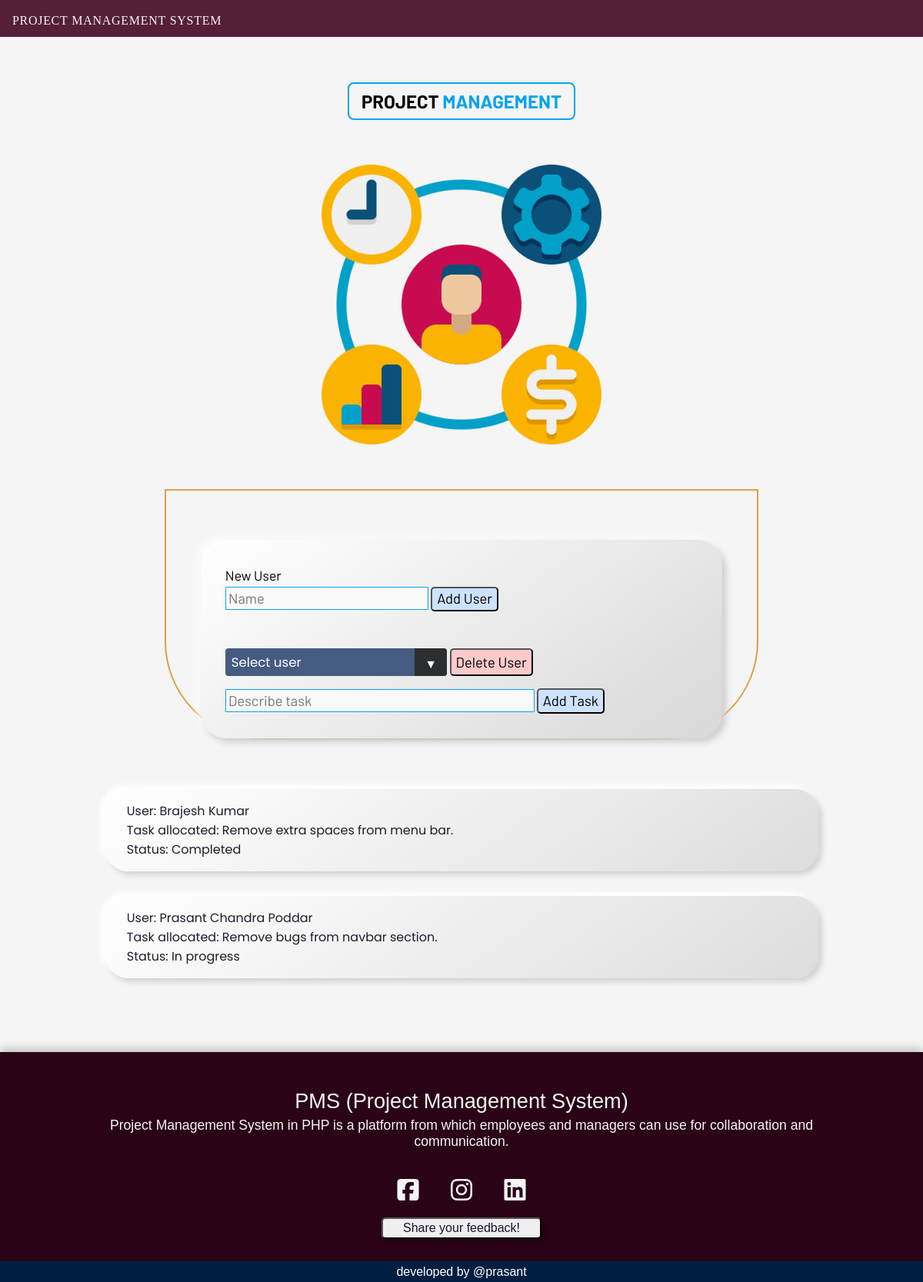
Before: / with the older database file.
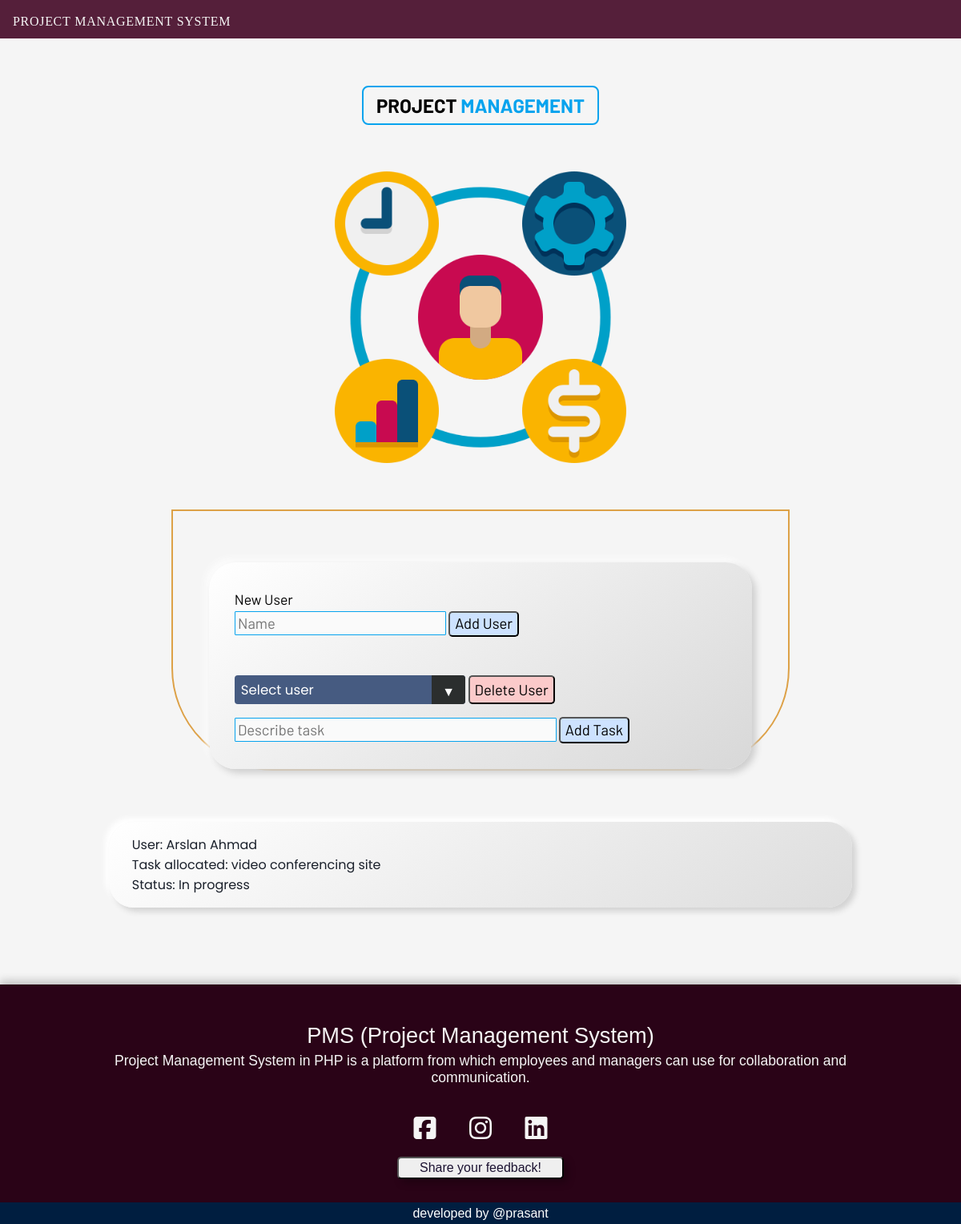
After: the same page with the newer database file.
### tables this page shows
CREATE TABLE `tasks` (
  `TID` varchar(20) NOT NULL,
  `username` varchar(128) NOT NULL,
  `task` varchar(256) NOT NULL,
  `status` varchar(28) NOT NULL,
  `UID` varchar(20) NOT NULL
);

### index.php (the view, shortened to what this page needs)
<!DOCTYPE html>
<html lang="en">
<head>
  <link rel="stylesheet" href="./css/style.css">
  <link rel="stylesheet" href="./css/input.css">
</head>
<body>
  <?php require "./include/db.php" ?>
  <?php require_once "./include/nav.php" ?>
  <div class="main-container">
    <?php
    $query2 = "select * from tasks order by TID desc;";
    $data2 = mysqli_query($con, $query2);
    ?>
    <div class="side">
      <div class="title">
        PROJECT <span>MANAGEMENT</span>
      </div>
      <img src="./img/4661361.png" alt="">
    </div>
    <main>
      <div class="main-sub-container">
        <form action="./" method="post" enctype="multipart/form-data">
          <div class="add-user">
            <div class="add-user-title">New User</div>
            <input type="text" name="new-username" placeholder="Name" class="textfeild" id="new-user-name">
            <button type="submit" class="button blue" id="add_user_btn" name="add-user-btn">Add User</button>
          </div>
          <div class="operation">
            <div class="select">
              <select name="select-user" class="select-user" id="select-user" onchange="getSelectedUser()">
                <option selected disabled>Select user</option>
              </select>
            </div>
            <button type="submit" class="button red" id="delete-user-btn" name="delete-user-btn">Delete User</button>
          </div>
          <div class="add-task-section">
            <input type="text" class="textfeild" id="task-desc" name="task-desc" placeholder="Describe task">
            <button type="submit" class="button blue" id="add-task-btn" name="add-task-btn">Add Task</button>
          </div>
        </form>
      </div>
    </main>
  </div>
  <div class="result">
    <div class="result-container" id="tasksList">
      <?php
      while ($row = mysqli_fetch_assoc($data2)) {
        $TID = $row['TID'];
        $username = $row['username'];
        $task = $row['task'];
        $status = $row['status']; ?>
        <ul class="task" id="<?php echo $TID ?>">
          <li>User:
            <?php echo $username ?>
          </li>
          <li>Task allocated:
            <?php echo $task ?>
          </li>
          <li>Status:
            <?php echo $status ?>
          </li>
        </ul>
        <?php
      }
      ?>
    </div>
  </div>
  <?php require_once "./include/footer.php" ?>
</body>
</html>

### include/nav.php
<nav>
    <div class="title">PROJECT MANAGEMENT SYSTEM</div>
</nav>

### include/footer.php (shortened to what this page needs)
<footer id="footer">
  <div id="slideContainer">
    <div id="slide1">
      <div id="desc">
        <div id="title">PMS (Project Management System)</div>
        <div id="details">
          Project Management System in PHP is a platform from which employees and managers can use for collaboration and
          communication.
        </div>
      </div>
      <div id="socialBtnContainer">
        <a href="https://www.facebook.com/prasant.chandrapoddar?mibextid=ZbWKwL"><i
            class="fa-brands fa-square-facebook"></i></a>
        <a href="https://www.instagram.com/prasant.cp"><i class="fa-brands fa-instagram"></i></a>
        <a href="https://www.linkedin.com/in/prasantcp"><i class="fa-brands fa-linkedin"></i></a>
      </div>
      <div id="feedbackBtnContainer">
        <button type="submit" id="feedbackBtn">Share your feedback!</button>
      </div>
    </div>
  </div>
  <div id="developed">developed by @prasant</div>
</footer>

### css/input.css (style rules this page uses)
.textfeild { font-family: 'Barlow', sans-serif; font-weight: 400; font-size: 1.15rem; padding: 0.2rem 0.2rem; min-width: 16rem; outline: none; border: 1px solid var(--blue); border-radius: 1px; background-color: #fafafa; }
.button { font-family: 'Barlow', sans-serif; font-weight: 400; font-size: 1.15rem; padding: 0.16rem 0.36rem 0.24rem 0.36rem; cursor: pointer; border-radius: 5px; }
.blue { background-color: #cde2ff; color: #000; transition: all 0.2s; }
.red { background-color: #fbcaca; color: #000; transition: all 0.2s; }

Changed rows visible on the page:
removed tasks: username "Brajesh Kumar", task "Remove extra spaces from menu bar.", status "Completed"
removed tasks: username "Prasant Chandra Poddar", task "Remove bugs from navbar section.", status "In progress"
added tasks: username "Arslan Ahmad", task "video conferencing site", status "In progress"
